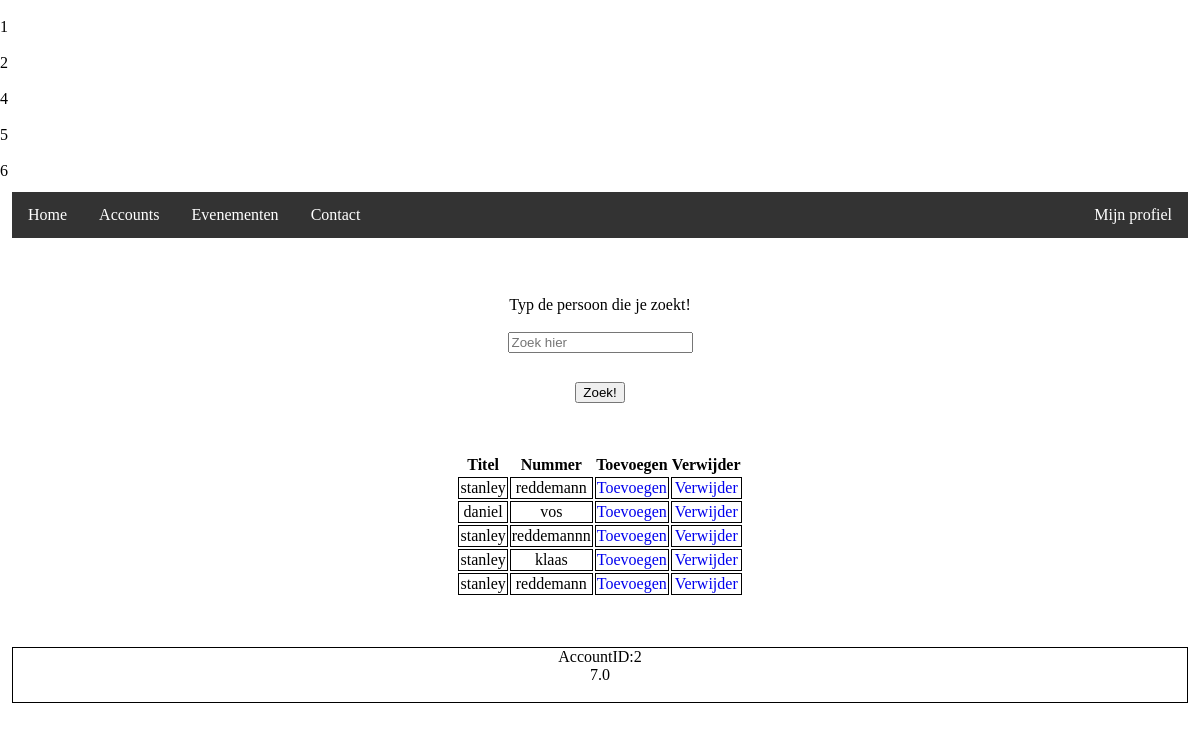
The page /accounts.php on the database its author committed.
### tables this page shows
CREATE TABLE IF NOT EXISTS `account` (
  `accountID` int(11) NOT NULL AUTO_INCREMENT,
  `voornaam` varchar(45) DEFAULT NULL,
  `tussenvoegsel` varchar(45) DEFAULT NULL,
  `achternaam` varchar(128) DEFAULT NULL,
  `email` varchar(254) DEFAULT NULL,
  `foto` varchar(254) DEFAULT NULL,
  `telefoon` varchar(15) DEFAULT NULL,
  `password` varchar(255) NOT NULL,
  PRIMARY KEY (`accountID`)
);

CREATE TABLE IF NOT EXISTS `presentie` (
  `accountID` int(11) NOT NULL,
  `evenementID` int(11) NOT NULL,
  `datum` date NOT NULL,
  `begintijd` time NOT NULL,
  `eindtijd` time DEFAULT NULL,
  PRIMARY KEY (`accountID`,`evenementID`,`datum`,`begintijd`),
  KEY `fk_account_has_evenement_evenement1_idx` (`evenementID`),
  KEY `fk_account_has_evenement_account1_idx` (`accountID`)
);

### accounts.php (the view, shortened to what this page needs)
<?php
                                $sql1 = "Select * from account;";
                                $conn3 = new mysqli('localhost', 'root', '', 'evenement');
                                $result = $conn3->query($sql1);
                                if ($result->num_rows > 0) {
                                    while($row = $result->fetch_assoc()) {
                                        $accountID = $row['accountID'];
                                        echo "<br>$accountID<br>";
                                    }
                                } else {
                                    echo'errpr'.$conn3->connect_error;
                                }
?>
<!doctype html>
<html lang="en">
<head>
</head>
<body>
<div>
    <ul id="nav_ul">
        <li class="nav_li"><a class="nav_a" href="index.php">Home</a></li>
        <li class="nav_li"><a class="nav_a" href="accounts.php">Accounts</a></li>
        <li class="nav_li"><a class="nav_a" href="evenementen.php">Evenementen </a></li>
        <li class="nav_li"><a class="nav_a" href="contact.php">Contact </a></li>
        <li id="login" class="nav_li"><a class="nav_a" href="/evenement/login_template/login.php">Mijn profiel </a></li>
    </ul>
</div>
<div class="container">
    <div class="row">
        <div class="col-md-8 col-md-offset-2" style="margin-top: 5%;">
            <div class="row">
                <?php
                $conn = new mysqli('localhost', 'root', '', 'evenement');
                if(isset($_GET['search'])){
                    $searchKey = $_GET['search'];
                    $sql = "SELECT * FROM account WHERE voornaam LIKE '%$searchKey%' OR  achternaam LIKE '%$searchKey%'";
                }else
                    $sql = "SELECT * FROM account";
                $result = $conn->query($sql);
                ?>
                <form action="" method="GET">
                    <div class="col-md-6">
                        <label for="">Typ de persoon die je zoekt!</label><br><br>
                        <input type="text" name="search" class='form-control' placeholder="Zoek hier" value=<?php echo @$_GET['search']; ?> ><br><br>
                    </div>
                    <div class="col-md-6 text-left">
                        <button class="btn">Zoek!</button>
                    </div>
                </form>
            </div>
            <div>
                <div class="table1">
                    <table class="table1">
                        <tr>
                            <th>Titel</th>
                            <th>Nummer</th>
                            <th>Toevoegen</th>
                            <th>Verwijder</th>
                        </tr>
                        <?php while($row = $result->fetch_object() ): ?>
                            <tr>
                                <td><?php echo $row->voornaam; ?></td>
                                <td><?php echo $row->achternaam ?></td>
                                <td><a href="uren_toevoegen.php?voornaam=<?php echo $row->voornaam ?>">Toevoegen</a></td>
                                <td><a href='uren_verwijderen.php?voornaam=<?php echo $row->voornaam ?>'>Verwijder</a></td>
                            </tr>
                        <?php endwhile; ?>
                    </table>
                </div>
            </div>
        </div>
    </div>
</div>
<div style="text-align: center; border: black 1px solid" >
    <?php
        $conn2 = new mysqli('localhost', 'root', '', 'evenement');
        $sqltijd = "Select *, sum(round(time_to_sec(presentie.eindtijd-presentie.begintijd)/3600,1))
as totaaluur from presentie group by accountID;";
        $result = $conn2->query($sqltijd);
        if ($result->num_rows > 0) {
            while($row = $result->fetch_assoc()) {
                $totaaluur =  $row['totaaluur'];
                $accountID =  $row['accountID'];
                echo "AccountID:$accountID<br>$totaaluur<br><br>";
            }
        } else {
            echo'error'.$conn2->connect_error;
        }
    ?>
</div>
</body>
</html>

### accounts.php (style rules this page uses)
body { padding: 0; margin: 0; }
ul { list-style-type: none; margin: 0; padding: 0; overflow: hidden; background-color: #333; }
li { float: left; }
li a { display: block; color: white; text-align: center; padding: 14px 16px; text-decoration: none; }
.container { text-align: center; }
table.table1 { margin: 50px auto; text-align: center; text-decoration: none; }
td { border: 1px black solid; }
a { text-decoration: none; }
div { margin: 1%; }
#nav_ul { list-style-type: none; margin: 0; padding: 0; overflow: hidden; background-color: #333; }
.nav_li { float: left; }
.nav_a { display: block; color: white; text-align: center; padding: 14px 16px; text-decoration: none; }
#login { float: right; }

### rows shown on the page
account: accountID "1", voornaam "stanley", achternaam "reddemann"
account: accountID "2", voornaam "daniel", achternaam "vos"
account: accountID "4", voornaam "stanley", achternaam "reddemannn"
account: accountID "5", voornaam "stanley", achternaam "klaas"
account: accountID "6", voornaam "stanley", achternaam "reddemann"
presentie: accountID "2", totaaluur "7.0"
